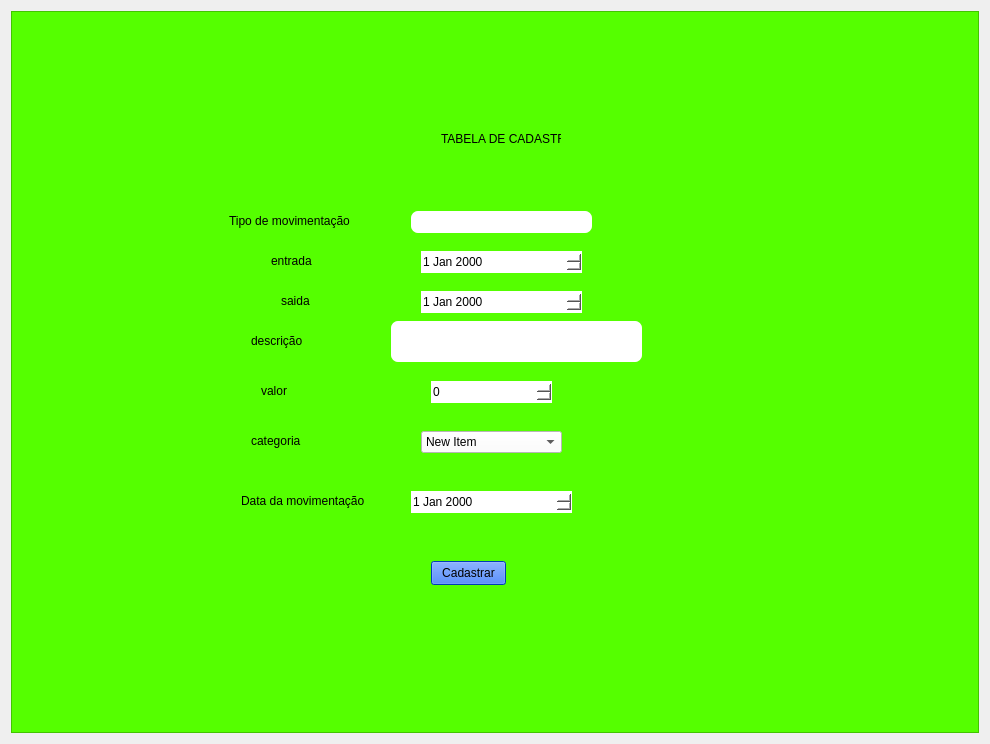
<?xml version="1.0" encoding="UTF-8"?>
<ui version="4.0">
 <class>Form</class>
 <widget class="QWidget" name="Form">
  <property name="geometry">
   <rect>
    <x>0</x>
    <y>0</y>
    <width>990</width>
    <height>744</height>
   </rect>
  </property>
  <property name="windowTitle">
   <string>Form</string>
  </property>
  <layout class="QHBoxLayout" name="horizontalLayout">
   <item>
    <widget class="QFrame" name="frame">
     <property name="styleSheet">
      <string notr="true">background-color: rgb(85, 255, 0);</string>
     </property>
     <property name="frameShape">
      <enum>QFrame::StyledPanel</enum>
     </property>
     <property name="frameShadow">
      <enum>QFrame::Raised</enum>
     </property>
     <widget class="QLabel" name="label">
      <property name="geometry">
       <rect>
        <x>430</x>
        <y>120</y>
        <width>120</width>
        <height>16</height>
       </rect>
      </property>
      <property name="text">
       <string>TABELA DE CADASTRO</string>
      </property>
     </widget>
     <widget class="QLineEdit" name="caixa_movimentacao">
      <property name="geometry">
       <rect>
        <x>400</x>
        <y>200</y>
        <width>181</width>
        <height>22</height>
       </rect>
      </property>
      <property name="styleSheet">
       <string notr="true">background-color: rgb(255, 255, 255);
border-radius: 7px;</string>
      </property>
     </widget>
     <widget class="QDateEdit" name="caixa_entrada">
      <property name="geometry">
       <rect>
        <x>410</x>
        <y>240</y>
        <width>161</width>
        <height>22</height>
       </rect>
      </property>
      <property name="styleSheet">
       <string notr="true">alternate-background-color: rgb(255, 255, 255);
background-color: rgb(255, 255, 255);
border-radius: px7;</string>
      </property>
     </widget>
     <widget class="QDateEdit" name="caixa_saida">
      <property name="geometry">
       <rect>
        <x>410</x>
        <y>280</y>
        <width>161</width>
        <height>22</height>
       </rect>
      </property>
      <property name="styleSheet">
       <string notr="true">alternate-background-color: rgb(255, 255, 255);
background-color: rgb(255, 255, 255);
border-radius: px7;</string>
      </property>
     </widget>
     <widget class="QLineEdit" name="caixa_descricao">
      <property name="geometry">
       <rect>
        <x>380</x>
        <y>310</y>
        <width>251</width>
        <height>41</height>
       </rect>
      </property>
      <property name="styleSheet">
       <string notr="true">background-color: rgb(255, 255, 255);
border-radius: 7px;</string>
      </property>
     </widget>
     <widget class="QLabel" name="label_2">
      <property name="geometry">
       <rect>
        <x>218</x>
        <y>200</y>
        <width>131</width>
        <height>20</height>
       </rect>
      </property>
      <property name="text">
       <string>Tipo de movimentação</string>
      </property>
     </widget>
     <widget class="QLabel" name="label_3">
      <property name="geometry">
       <rect>
        <x>260</x>
        <y>240</y>
        <width>41</width>
        <height>20</height>
       </rect>
      </property>
      <property name="text">
       <string>entrada</string>
      </property>
     </widget>
     <widget class="QLabel" name="label_4">
      <property name="geometry">
       <rect>
        <x>270</x>
        <y>280</y>
        <width>41</width>
        <height>20</height>
       </rect>
      </property>
      <property name="text">
       <string>saida</string>
      </property>
     </widget>
     <widget class="QLabel" name="label_5">
      <property name="geometry">
       <rect>
        <x>240</x>
        <y>320</y>
        <width>131</width>
        <height>20</height>
       </rect>
      </property>
      <property name="text">
       <string>descrição</string>
      </property>
     </widget>
     <widget class="QLabel" name="label_6">
      <property name="geometry">
       <rect>
        <x>250</x>
        <y>370</y>
        <width>131</width>
        <height>20</height>
       </rect>
      </property>
      <property name="text">
       <string>valor</string>
      </property>
     </widget>
     <widget class="QSpinBox" name="caixa_valor">
      <property name="geometry">
       <rect>
        <x>420</x>
        <y>370</y>
        <width>121</width>
        <height>22</height>
       </rect>
      </property>
      <property name="styleSheet">
       <string notr="true">background-color: rgb(255, 255, 255);
border-radius: px7;</string>
      </property>
     </widget>
     <widget class="QComboBox" name="caixa_categoria">
      <property name="geometry">
       <rect>
        <x>410</x>
        <y>420</y>
        <width>141</width>
        <height>22</height>
       </rect>
      </property>
      <property name="styleSheet">
       <string notr="true">background-color: rgb(255, 255, 255);</string>
      </property>
      <property name="currentText">
       <string>New Item</string>
      </property>
      <item>
       <property name="text">
        <string>New Item</string>
       </property>
      </item>
      <item>
       <property name="text">
        <string>salario</string>
       </property>
      </item>
      <item>
       <property name="text">
        <string>Aluguel</string>
       </property>
      </item>
      <item>
       <property name="text">
        <string>despesas </string>
       </property>
      </item>
      <item>
       <property name="text">
        <string>pagamentos</string>
       </property>
      </item>
     </widget>
     <widget class="QLabel" name="label_7">
      <property name="geometry">
       <rect>
        <x>240</x>
        <y>420</y>
        <width>131</width>
        <height>20</height>
       </rect>
      </property>
      <property name="text">
       <string>categoria</string>
      </property>
     </widget>
     <widget class="QDateEdit" name="caixa_datamovimentacao">
      <property name="geometry">
       <rect>
        <x>400</x>
        <y>480</y>
        <width>161</width>
        <height>22</height>
       </rect>
      </property>
      <property name="styleSheet">
       <string notr="true">alternate-background-color: rgb(255, 255, 255);
background-color: rgb(255, 255, 255);
border-radius: px7;</string>
      </property>
     </widget>
     <widget class="QLabel" name="label_8">
      <property name="geometry">
       <rect>
        <x>230</x>
        <y>480</y>
        <width>131</width>
        <height>20</height>
       </rect>
      </property>
      <property name="text">
       <string>Data da movimentação</string>
      </property>
     </widget>
     <widget class="QPushButton" name="caixa_botao">
      <property name="geometry">
       <rect>
        <x>420</x>
        <y>550</y>
        <width>75</width>
        <height>24</height>
       </rect>
      </property>
      <property name="styleSheet">
       <string notr="true">background-color: rgb(0, 85, 255);</string>
      </property>
      <property name="text">
       <string>Cadastrar</string>
      </property>
     </widget>
    </widget>
   </item>
  </layout>
 </widget>
 <resources/>
 <connections/>
</ui>
